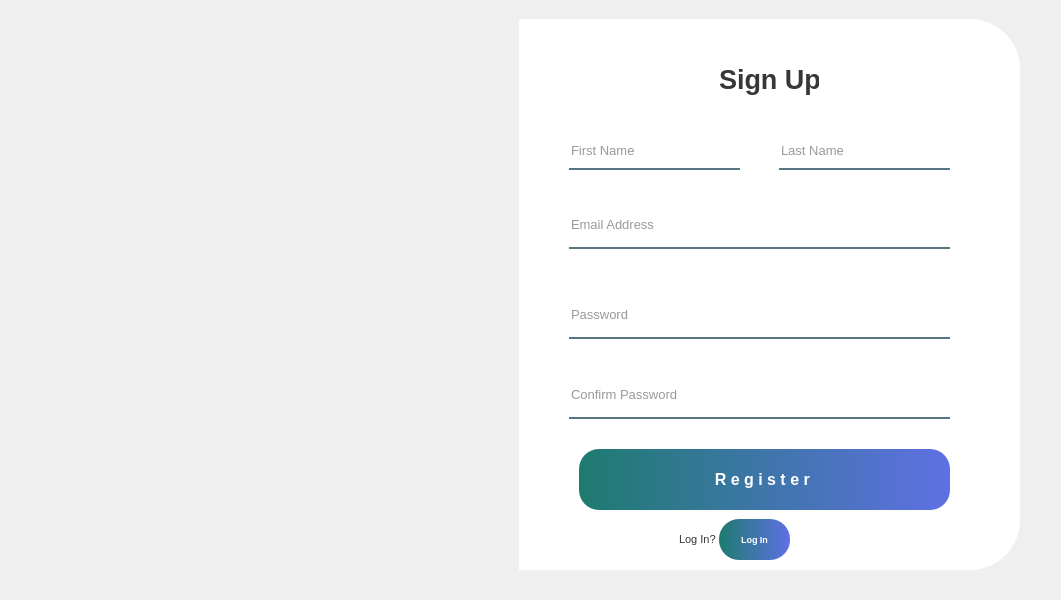
<?xml version="1.0" encoding="UTF-8"?>
<ui version="4.0">
 <class>Form</class>
 <widget class="QWidget" name="Form">
  <property name="geometry">
   <rect>
    <x>0</x>
    <y>0</y>
    <width>1061</width>
    <height>600</height>
   </rect>
  </property>
  <property name="font">
   <font>
    <family>Marlett</family>
    <pointsize>10</pointsize>
   </font>
  </property>
  <property name="windowTitle">
   <string>Form</string>
  </property>
  <widget class="QWidget" name="widget" native="true">
   <property name="geometry">
    <rect>
     <x>9</x>
     <y>19</y>
     <width>1011</width>
     <height>561</height>
    </rect>
   </property>
   <property name="font">
    <font>
     <family>Segoe UI</family>
     <pointsize>10</pointsize>
    </font>
   </property>
   <widget class="QLabel" name="label">
    <property name="geometry">
     <rect>
      <x>10</x>
      <y>0</y>
      <width>501</width>
      <height>551</height>
     </rect>
    </property>
    <property name="styleSheet">
     <string notr="true">border-image: url(:/images/Gemini_Generated_Image_k3pdhzk3pdhzk3pd.jpeg);
border-top-left-radius: 50px;
</string>
    </property>
    <property name="text">
     <string/>
    </property>
   </widget>
   <widget class="QLabel" name="label_2">
    <property name="geometry">
     <rect>
      <x>510</x>
      <y>0</y>
      <width>501</width>
      <height>551</height>
     </rect>
    </property>
    <property name="styleSheet">
     <string notr="true">background-color:rgb(255, 255, 255);
border-bottom-right-radius:50px;
border-top-right-radius:50px;</string>
    </property>
    <property name="text">
     <string/>
    </property>
   </widget>
   <widget class="QLabel" name="label_3">
    <property name="geometry">
     <rect>
      <x>710</x>
      <y>40</y>
      <width>100</width>
      <height>40</height>
     </rect>
    </property>
    <property name="font">
     <font>
      <family>Segoe UI</family>
      <pointsize>20</pointsize>
      <bold>true</bold>
     </font>
    </property>
    <property name="styleSheet">
     <string notr="true">color:rgba(0, 0, 0, 200);</string>
    </property>
    <property name="text">
     <string>Sign Up</string>
    </property>
   </widget>
   <widget class="QLineEdit" name="lineEdit">
    <property name="geometry">
     <rect>
      <x>560</x>
      <y>120</y>
      <width>171</width>
      <height>31</height>
     </rect>
    </property>
    <property name="font">
     <font>
      <family>Segoe UI</family>
      <pointsize>10</pointsize>
     </font>
    </property>
    <property name="styleSheet">
     <string notr="true">background-color: rgba(0, 0, 0, 0); /* خلفية شفافة */
border: none;
border-bottom: 2px solid rgba(46, 82, 101, 0.8); /* استخدمي rgba بدل rgb مع قيمة شفافية */
color: rgba(0, 0, 0, 0.8); /* اللون مع شفافية مناسبة */
padding-bottom: 7px; /* كانت مكتوبة غلط: padding-bootom */
</string>
    </property>
    <property name="text">
     <string/>
    </property>
    <property name="placeholderText">
     <string>First Name</string>
    </property>
   </widget>
   <widget class="QLineEdit" name="lineEdit_2">
    <property name="geometry">
     <rect>
      <x>560</x>
      <y>280</y>
      <width>381</width>
      <height>40</height>
     </rect>
    </property>
    <property name="font">
     <font>
      <family>Segoe UI</family>
      <pointsize>10</pointsize>
     </font>
    </property>
    <property name="styleSheet">
     <string notr="true">background-color: rgba(0, 0, 0, 0); /* خلفية شفافة */
border: none;
border-bottom: 2px solid rgba(46, 82, 101, 0.8); /* استخدمي rgba بدل rgb مع قيمة شفافية */
color: rgba(0, 0, 0, 0.8); /* اللون مع شفافية مناسبة */
padding-bottom: 7px; /* كانت مكتوبة غلط: padding-bootom */
</string>
    </property>
    <property name="echoMode">
     <enum>QLineEdit::EchoMode::Password</enum>
    </property>
    <property name="placeholderText">
     <string>Password</string>
    </property>
   </widget>
   <widget class="QPushButton" name="pushButton">
    <property name="geometry">
     <rect>
      <x>570</x>
      <y>430</y>
      <width>371</width>
      <height>61</height>
     </rect>
    </property>
    <property name="font">
     <font>
      <family>Segoe UI</family>
      <pointsize>12</pointsize>
      <bold>true</bold>
     </font>
    </property>
    <property name="styleSheet">
     <string notr="true">QPushButton#pushButton {
    background-color: qlineargradient(spread:pad, x1:0, y1:0, x2:1, y2:0, stop:0 rgba(30, 123, 111, 255), stop:1 rgba(95, 112, 228, 255));
    color: white;
    border-radius: 20px;
    padding: 8px 20px;
}

QPushButton#pushButton:hover {
    background-color: qlineargradient(spread:pad, x1:0, y1:0, x2:1, y2:0, stop:0 rgba(30, 123, 111, 255), stop:1 rgba(81, 84, 228, 255));
}

QPushButton#pushButton:pressed {
    padding-top: 5px;
    padding-left: 5px;
    background-color: rgb(30, 123, 111);
}

QPushButton#pushButton_2 {
    background-color: transparent;
    color: rgba(85, 98, 112, 1);
    border: none;
}

QPushButton#pushButton_2:hover {
    color: rgba(131, 96, 53, 1);
}

QPushButton#pushButton_2:pressed {
    padding-top: 5px;
    padding-left: 5px;
    color: rgba(91, 88, 53, 1);
}
</string>
    </property>
    <property name="text">
     <string>R e g i s t e r </string>
    </property>
   </widget>
   <widget class="QLineEdit" name="lineEdit_3">
    <property name="geometry">
     <rect>
      <x>560</x>
      <y>360</y>
      <width>381</width>
      <height>40</height>
     </rect>
    </property>
    <property name="font">
     <font>
      <family>Segoe UI</family>
      <pointsize>10</pointsize>
     </font>
    </property>
    <property name="styleSheet">
     <string notr="true">background-color: rgba(0, 0, 0, 0); /* خلفية شفافة */
border: none;
border-bottom: 2px solid rgba(46, 82, 101, 0.8); /* استخدمي rgba بدل rgb مع قيمة شفافية */
color: rgba(0, 0, 0, 0.8); /* اللون مع شفافية مناسبة */
padding-bottom: 7px; /* كانت مكتوبة غلط: padding-bootom */
</string>
    </property>
    <property name="echoMode">
     <enum>QLineEdit::EchoMode::Password</enum>
    </property>
    <property name="placeholderText">
     <string>Confirm Password</string>
    </property>
   </widget>
   <widget class="QLineEdit" name="lineEdit_4">
    <property name="geometry">
     <rect>
      <x>560</x>
      <y>190</y>
      <width>381</width>
      <height>40</height>
     </rect>
    </property>
    <property name="font">
     <font>
      <family>Segoe UI</family>
      <pointsize>10</pointsize>
     </font>
    </property>
    <property name="styleSheet">
     <string notr="true">background-color: rgba(0, 0, 0, 0); /* خلفية شفافة */
border: none;
border-bottom: 2px solid rgba(46, 82, 101, 0.8); /* استخدمي rgba بدل rgb مع قيمة شفافية */
color: rgba(0, 0, 0, 0.8); /* اللون مع شفافية مناسبة */
padding-bottom: 7px; /* كانت مكتوبة غلط: padding-bootom */
</string>
    </property>
    <property name="text">
     <string/>
    </property>
    <property name="echoMode">
     <enum>QLineEdit::EchoMode::Normal</enum>
    </property>
    <property name="placeholderText">
     <string>Email Address</string>
    </property>
   </widget>
   <widget class="QLineEdit" name="lineEdit_5">
    <property name="geometry">
     <rect>
      <x>770</x>
      <y>120</y>
      <width>171</width>
      <height>31</height>
     </rect>
    </property>
    <property name="font">
     <font>
      <family>Segoe UI</family>
      <pointsize>10</pointsize>
     </font>
    </property>
    <property name="styleSheet">
     <string notr="true">background-color: rgba(0, 0, 0, 0); /* خلفية شفافة */
border: none;
border-bottom: 2px solid rgba(46, 82, 101, 0.8); /* استخدمي rgba بدل rgb مع قيمة شفافية */
color: rgba(0, 0, 0, 0.8); /* اللون مع شفافية مناسبة */
padding-bottom: 7px; /* كانت مكتوبة غلط: padding-bootom */
</string>
    </property>
    <property name="text">
     <string/>
    </property>
    <property name="placeholderText">
     <string>Last Name</string>
    </property>
   </widget>
   <widget class="QPushButton" name="pushButton_2">
    <property name="geometry">
     <rect>
      <x>710</x>
      <y>500</y>
      <width>71</width>
      <height>41</height>
     </rect>
    </property>
    <property name="font">
     <font>
      <family>Segoe UI</family>
      <pointsize>7</pointsize>
      <bold>true</bold>
     </font>
    </property>
    <property name="styleSheet">
     <string notr="true">QPushButton#pushButton_2 {
    background-color: qlineargradient(spread:pad, x1:0, y1:0, x2:1, y2:0, stop:0 rgba(30, 123, 111, 255), stop:1 rgba(95, 112, 228, 255));
    color: white;
    border-radius: 20px;
    padding: 8px 20px;
}

QPushButton#pushButton_2:hover {
    background-color: qlineargradient(spread:pad, x1:0, y1:0, x2:1, y2:0, stop:0 rgba(30, 123, 111, 255), stop:1 rgba(81, 84, 228, 255));
}

QPushButton#pushButton_2:pressed {
    padding-top: 5px;
    padding-left: 5px;
    background-color: rgb(30, 123, 111);
}

</string>
    </property>
    <property name="text">
     <string>Log In</string>
    </property>
   </widget>
   <widget class="QLabel" name="label_4">
    <property name="geometry">
     <rect>
      <x>670</x>
      <y>510</y>
      <width>51</width>
      <height>21</height>
     </rect>
    </property>
    <property name="font">
     <font>
      <family>Segoe UI</family>
      <pointsize>8</pointsize>
      <bold>false</bold>
     </font>
    </property>
    <property name="styleSheet">
     <string notr="true">color:rgba(0, 0, 0, 200);</string>
    </property>
    <property name="text">
     <string>Log In?</string>
    </property>
   </widget>
  </widget>
 </widget>
 <resources>
  <include location="src.qrc"/>
 </resources>
 <connections/>
</ui>
